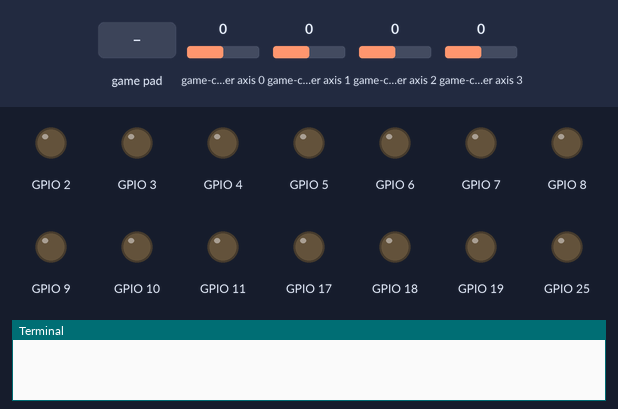
The program below on a simulated Raspberry Pi (BCM pin numbers). Parts: output pins drawn as LEDs (lit = HIGH), the last lines printed to the terminal. Dashed ring = blinking. Inputs (shaded band) come from the test bench; at power-on: game-controller axis 0 0, game-controller axis 1 0, game-controller axis 2 0, game-controller axis 3 0. The pygame window is not drawn.

Above: at 1.2 s.
1.3 s: game-controller axis 0 set to -1
At 2.5 s:
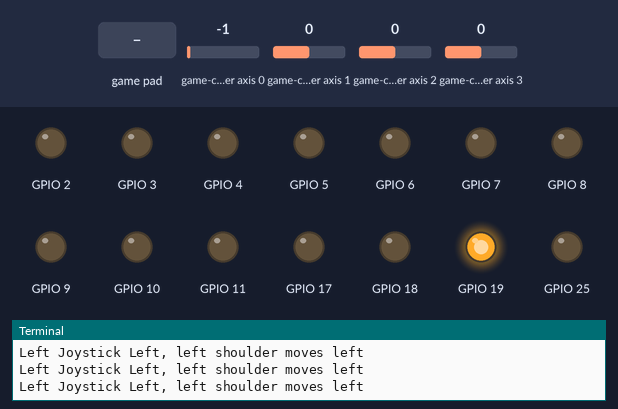
2.8 s: game-controller axis 1 set to -1
At 2.95 s:
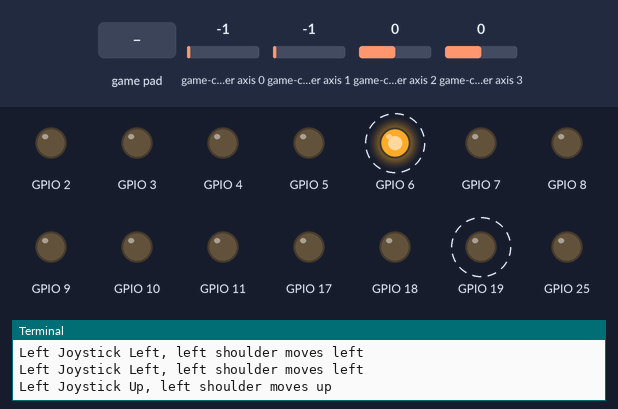
5.8 s: game-controller button 6 pressed
At 5.96 s:
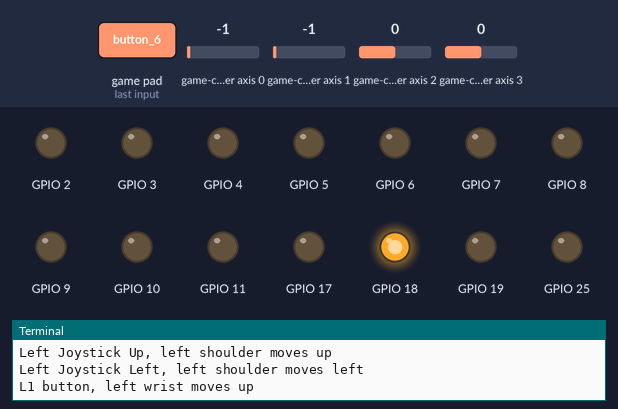
8.8 s: game-controller axis 2 set to -1
At 9.27 s:
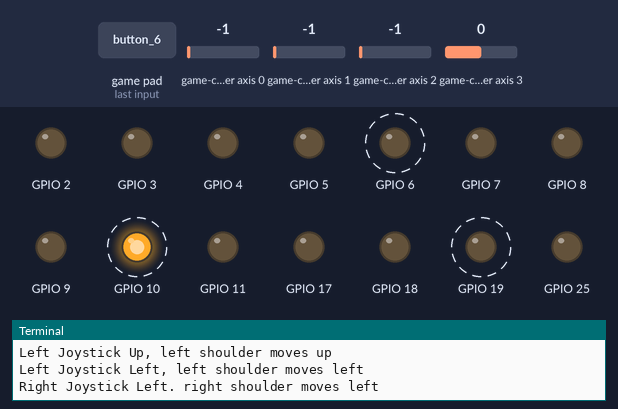
11.8 s: game-controller axis 3 set to -1
At 11.97 s:
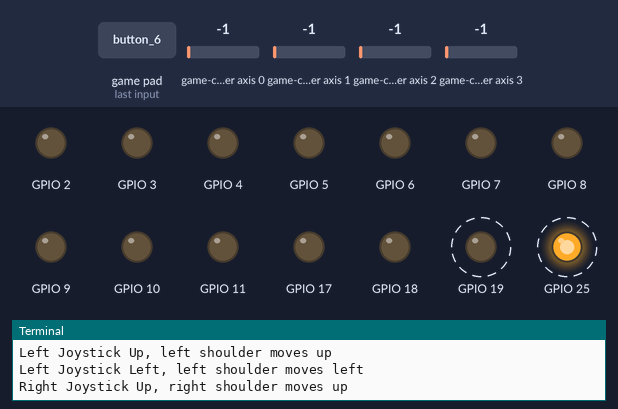
14.8 s: game-controller button 8 pressed
At 14.98 s:
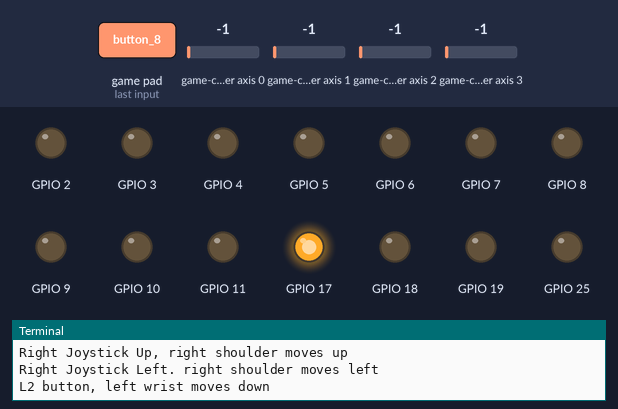
Timing chart, 0 to 18.8 s (numbered marks = the images above; inputs shaded):
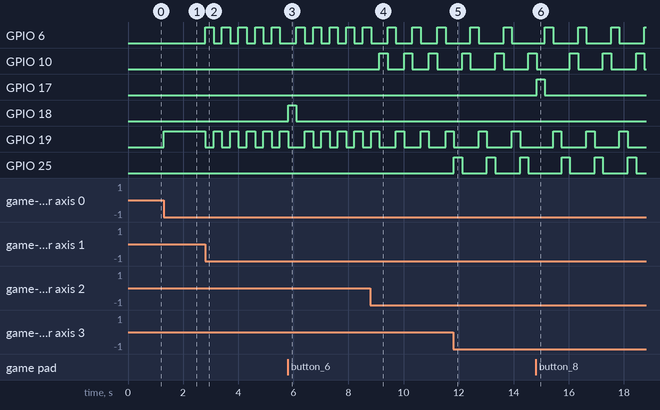

The program:

joystick_full_control_GPIO_outputs_.py
```python
import RPi.GPIO as GPIO
from time import sleep

GPIO.setwarnings(False)
GPIO.setmode(GPIO.BCM)
GPIO.setup(2, GPIO.OUT, initial=GPIO.LOW)

GPIO.setwarnings(False)
GPIO.setmode(GPIO.BCM)
GPIO.setup(3, GPIO.OUT, initial=GPIO.LOW)

GPIO.setwarnings(False)
GPIO.setmode(GPIO.BCM)
GPIO.setup(4, GPIO.OUT, initial=GPIO.LOW)

GPIO.setwarnings(False)
GPIO.setmode(GPIO.BCM)
GPIO.setup(5, GPIO.OUT, initial=GPIO.LOW)

GPIO.setwarnings(False)
GPIO.setmode(GPIO.BCM)
GPIO.setup(6, GPIO.OUT, initial=GPIO.LOW)

GPIO.setwarnings(False)
GPIO.setmode(GPIO.BCM)
GPIO.setup(7, GPIO.OUT, initial=GPIO.LOW)

GPIO.setwarnings(False)
GPIO.setmode(GPIO.BCM)
GPIO.setup(8, GPIO.OUT, initial=GPIO.LOW)

GPIO.setwarnings(False)
GPIO.setmode(GPIO.BCM)
GPIO.setup(9, GPIO.OUT, initial=GPIO.LOW)

GPIO.setwarnings(False)
GPIO.setmode(GPIO.BCM)
GPIO.setup(10, GPIO.OUT, initial=GPIO.LOW)

GPIO.setwarnings(False)
GPIO.setmode(GPIO.BCM)
GPIO.setup(11, GPIO.OUT, initial=GPIO.LOW)

GPIO.setwarnings(False)
GPIO.setmode(GPIO.BCM)
GPIO.setup(12, GPIO.OUT, initial=GPIO.LOW)

GPIO.setwarnings(False)
GPIO.setmode(GPIO.BCM)
GPIO.setup(13, GPIO.OUT, initial=GPIO.LOW)

GPIO.setwarnings(False)
GPIO.setmode(GPIO.BCM)
GPIO.setup(14, GPIO.OUT, initial=GPIO.LOW)

GPIO.setwarnings(False)
GPIO.setmode(GPIO.BCM)
GPIO.setup(15, GPIO.OUT, initial=GPIO.LOW)

GPIO.setwarnings(False)
GPIO.setmode(GPIO.BCM)
GPIO.setup(16, GPIO.OUT, initial=GPIO.LOW)

GPIO.setwarnings(False)
GPIO.setmode(GPIO.BCM)
GPIO.setup(17, GPIO.OUT, initial=GPIO.LOW)

GPIO.setwarnings(False)
GPIO.setmode(GPIO.BCM)
GPIO.setup(18, GPIO.OUT, initial=GPIO.LOW)

GPIO.setwarnings(False)
GPIO.setmode(GPIO.BCM)
GPIO.setup(19, GPIO.OUT, initial=GPIO.LOW)

GPIO.setwarnings(False)
GPIO.setmode(GPIO.BCM)
GPIO.setup(20, GPIO.OUT, initial=GPIO.LOW)

GPIO.setwarnings(False)
GPIO.setmode(GPIO.BCM)
GPIO.setup(21, GPIO.OUT, initial=GPIO.LOW)

GPIO.setwarnings(False)
GPIO.setmode(GPIO.BCM)
GPIO.setup(22, GPIO.OUT, initial=GPIO.LOW)

GPIO.setwarnings(False)
GPIO.setmode(GPIO.BCM)
GPIO.setup(23, GPIO.OUT, initial=GPIO.LOW)

GPIO.setwarnings(False)
GPIO.setmode(GPIO.BCM)
GPIO.setup(24, GPIO.OUT, initial=GPIO.LOW)

GPIO.setwarnings(False)
GPIO.setmode(GPIO.BCM)
GPIO.setup(25, GPIO.OUT, initial=GPIO.LOW)

GPIO.setwarnings(False)
GPIO.setmode(GPIO.BCM)
GPIO.setup(26, GPIO.OUT, initial=GPIO.LOW)

GPIO.setwarnings(False)
GPIO.setmode(GPIO.BCM)
GPIO.setup(27, GPIO.OUT, initial=GPIO.LOW)


import pygame


pygame.init()

clock = pygame.time.Clock()

FPS = 30

running = True


#basic do joystick

pygame.joystick.init()

joystick = pygame.joystick.Joystick(0)

joystick.init()

screen = pygame.display.set_mode((400,300))

pygame.display.set_caption('Control')


while running:


    for event in pygame.event.get():

        if event.type == pygame.QUIT:

            running = False

        elif event.type == pygame.KEYDOWN:

            if event.key == pygame.K_ESCAPE:

                running = False

    clock.tick(FPS)

    pygame.display.update()


#Left Vertical Joystick--------------------
    L_verticalaxis = joystick.get_axis(1)
    if L_verticalaxis < -0.1:

        print('Left Joystick Up, left shoulder moves up')
        GPIO.output(6, GPIO.HIGH)
        sleep(0.3)
        GPIO.output(6, GPIO.LOW)

    L_verticalaxis = joystick.get_axis(1)
    if L_verticalaxis > 0.1:

        print('Left Joystick Down, left shoulder moves down')
        GPIO.output(12, GPIO.HIGH)
        sleep(0.3)
        GPIO.output(12, GPIO.LOW)

#Left Horizontal Joystick------------------
    L_horizontalaxis = joystick.get_axis(0)
    if L_horizontalaxis < -0.1:

        print('Left Joystick Left, left shoulder moves left')
        GPIO.output(19, GPIO.HIGH)
        sleep(0.3)
        GPIO.output(19, GPIO.LOW)

    L_horizontalaxis = joystick.get_axis(0)
    if L_horizontalaxis > 0.1:

        print('Left Joystick Right, left shoulder moves right')
        GPIO.output(20, GPIO.HIGH)
        sleep(0.3)
        GPIO.output(20, GPIO.LOW)

#Right Vertical Joystick-------------------
    R_verticalaxis = joystick.get_axis(3)
    if R_verticalaxis < -0.1:

        print('Right Joystick Up, right shoulder moves up')
        GPIO.output(25, GPIO.HIGH)
        sleep(0.3)
        GPIO.output(25, GPIO.LOW)

    R_verticalaxis = joystick.get_axis(3)
    if R_verticalaxis > 0.1:

        print('Right Joystick Down, right shoulder moves down')
        GPIO.output(24, GPIO.HIGH)
        sleep(0.3)
        GPIO.output(24, GPIO.LOW)

#Right Horizontal Joystick----------------
    R_horizontalaxis = joystick.get_axis(2)
    if R_horizontalaxis < -0.1:

        print('Right Joystick Left. right shoulder moves left')
        GPIO.output(10, GPIO.HIGH)
        sleep(0.3)
        GPIO.output(10, GPIO.LOW)

    R_horizontalaxis = joystick.get_axis(2)
    if R_horizontalaxis > 0.1:

        print('Right Joystick Right, right shoulder moves right')
        GPIO.output(9, GPIO.HIGH)
        sleep(0.3)
        GPIO.output(9, GPIO.LOW)


#L1_Button--------------------------------
    L1 = joystick.get_button(6)
    if L1:
        print ('L1 button, left wrist moves up')
        GPIO.output(18, GPIO.HIGH)
        sleep(0.3)
        GPIO.output(18, GPIO.LOW)

#L2_Button-------------------------------
    L2 = joystick.get_button(8)
    if L2:
        print ('L2 button, left wrist moves down')
        GPIO.output(17, GPIO.HIGH)
        sleep(0.3)
        GPIO.output(17, GPIO.LOW)

#R1_Button-------------------------------
    R1 = joystick.get_button(7)
    if R1:
        print ("R1 button, right wrist moves up")
        GPIO.output(2, GPIO.HIGH)
        sleep(0.3)
        GPIO.output(2, GPIO.LOW)

#R2_Button-------------------------------
    R1 = joystick.get_button(9)
    if R1:
        print ("R2 button, right wrist moves down")
        GPIO.output(3, GPIO.HIGH)
        sleep(0.3)
        GPIO.output(3, GPIO.LOW)

#Y_Button-------------------------------
    Y = joystick.get_button(4)
    if Y:
        print ("Y button, left forearm moves up")
        GPIO.output(13, GPIO.HIGH)
        sleep(0.3)
        GPIO.output(13, GPIO.LOW)

#X_Button-------------------------------
    X = joystick.get_button(3)
    if X:
        print ("X button, right forearm moves up")
        GPIO.output(26, GPIO.HIGH)
        sleep(0.3)
        GPIO.output(26, GPIO.LOW)

#B_Button-------------------------------
    B = joystick.get_button(1)
    if B:
        print ("B button, right forearm moves down")
        GPIO.output(27, GPIO.HIGH)
        sleep(0.3)
        GPIO.output(27, GPIO.LOW)

#A_Button-------------------------------
    A = joystick.get_button(0)
    if A:
        print ("A button, left forearm moves down")
        GPIO.output(16, GPIO.HIGH)
        sleep(0.3)
        GPIO.output(16, GPIO.LOW)

#SELECT_Button-------------------------
    SELECT = joystick.get_button(10)
    if SELECT:
        print ("SELECT button, left gripper  opens")
        GPIO.output(5, GPIO.HIGH)
        sleep(0.3)
        GPIO.output(5, GPIO.LOW)


#START_Button--------------------------
    START= joystick.get_button(11)
    if START:
        print ("START button, right gripper opens")
        GPIO.output(23, GPIO.HIGH)
        sleep(0.3)
        GPIO.output(23, GPIO.LOW)


#L_Click_Button------------------------
    L_CLICK= joystick.get_button(13)
    if L_CLICK:
        print ("L_CLICK, left gripper closes")
        GPIO.output(4, GPIO.HIGH)
        sleep(0.3)
        GPIO.output(4, GPIO.LOW)


#R_Click_Button------------------------
    R_CLICK= joystick.get_button(14)
    if R_CLICK:
        print ("R_CLICK button, right gripper closes")
        GPIO.output(22, GPIO.HIGH)
        sleep(0.3)
        GPIO.output(22, GPIO.LOW)

#------------------------------------=
#left joystick = Axis1, Axis=0
#right joystick= Axis3, Axis=2
#0=A
#1=B
#2
#3=X
#4=Y
#5=
#6=L1
#8=L2
#7=R1
#9=R2
#4=Y
#10=SELECT
#11=START
#12
#13=L_CLICK
#14=R_CLICK

#----------------------------------------------------
pygame.quit()
```

Measured:
- after the input at 1.3 s, GPIO 19: LOW → HIGH at once
- after the input at 2.8 s, GPIO 6, GPIO 19: alternates HIGH for 0.30 s and LOW for 0.30 s, starting at once
- after the input at 5.8 s, GPIO 18: LOW → HIGH at once, → LOW 0.30 s later
- after the input at 8.8 s, GPIO 6: alternates HIGH for 0.30 s and LOW for 0.60 s, starting after 0.62 s; GPIO 10: alternates HIGH for 0.30 s and LOW for 0.60 s, starting after 0.32 s; GPIO 19: alternates HIGH for 0.30 s and LOW for 0.60 s, starting after 0.92 s
- after the input at 11.8 s, GPIO 6: alternates HIGH for 0.30 s and LOW for 0.90 s, starting after 0.63 s; GPIO 10: alternates HIGH for 0.30 s and LOW for 0.90 s, starting after 0.33 s; GPIO 19: alternates HIGH for 0.30 s and LOW for 0.90 s, starting after 0.93 s; GPIO 25: alternates HIGH for 0.30 s and LOW for 0.90 s, starting at once
- after the input at 14.8 s, GPIO 17: LOW → HIGH at once, → LOW 0.30 s later
